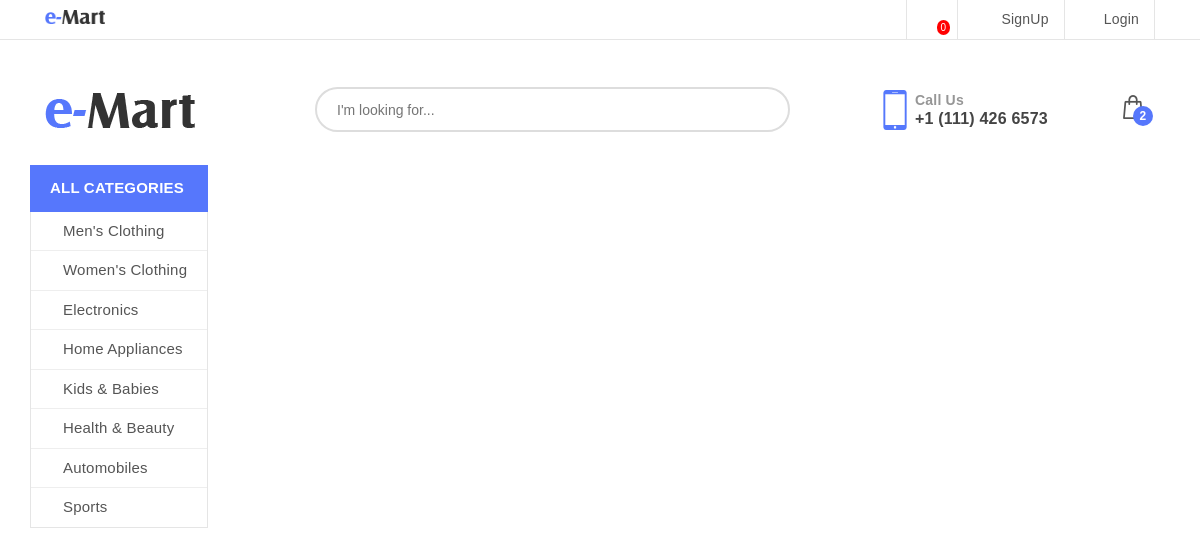
Screenshot of /filtered.php?category=24 with the database file from the repository.
### tables this page shows
CREATE TABLE `category` (
  `id` int(11) NOT NULL,
  `name` varchar(255) DEFAULT NULL,
  `type` varchar(255) NOT NULL DEFAULT 'parent',
  `deleted` int(11) NOT NULL,
  `isactive` int(11) DEFAULT 1
);

### model.php (called while the page is built, shortened)
<?php
class Model {
	public $db;
	public function __construct(){
		require_once "config.php";
		$this->db = $db;
		$this->getAllUnverifiedStores();
	}
	public function getAllActiveCategories(){
		$sql = "
			SELECT *
			FROM category
			WHERE isactive = 1
		";
		return $this->db->query($sql)->fetchAll();
	}
	public function getAllUnverifiedStores(){
		$sql = "
			SELECT t1.*
			FROM store t1
			LEFT JOIN user t2
			ON t1.userid = t2.id
			WHERE  t2.verified = 0
		";
		return $this->db->query($sql)->fetchAll();
	}
}

### topleft.php (the view)
<div class="menu-widget">
    <p>All Categories</p>
    <?php
        $categories = $model->getAllActiveCategories();
    ?>
    <ul class="list-unstyled">
       <?php foreach($categories as $idx => $c): ?>
        <li><a href="filtered.php?category=<?= $c['id'];?>"><img src="./index_files/w-cloath.png" alt=""><?= $c['name'];?></a>
        </li>
        <?php endforeach ?>
    </ul>
</div>

### rows the page displays
category: name "Men's Clothing"
category: name "Women's Clothing"
category: name "Electronics"
category: name "Home Appliances"
category: name "Kids & Babies"
category: name "Health & Beauty"
category: name "Automobiles"
category: name "Sports"
